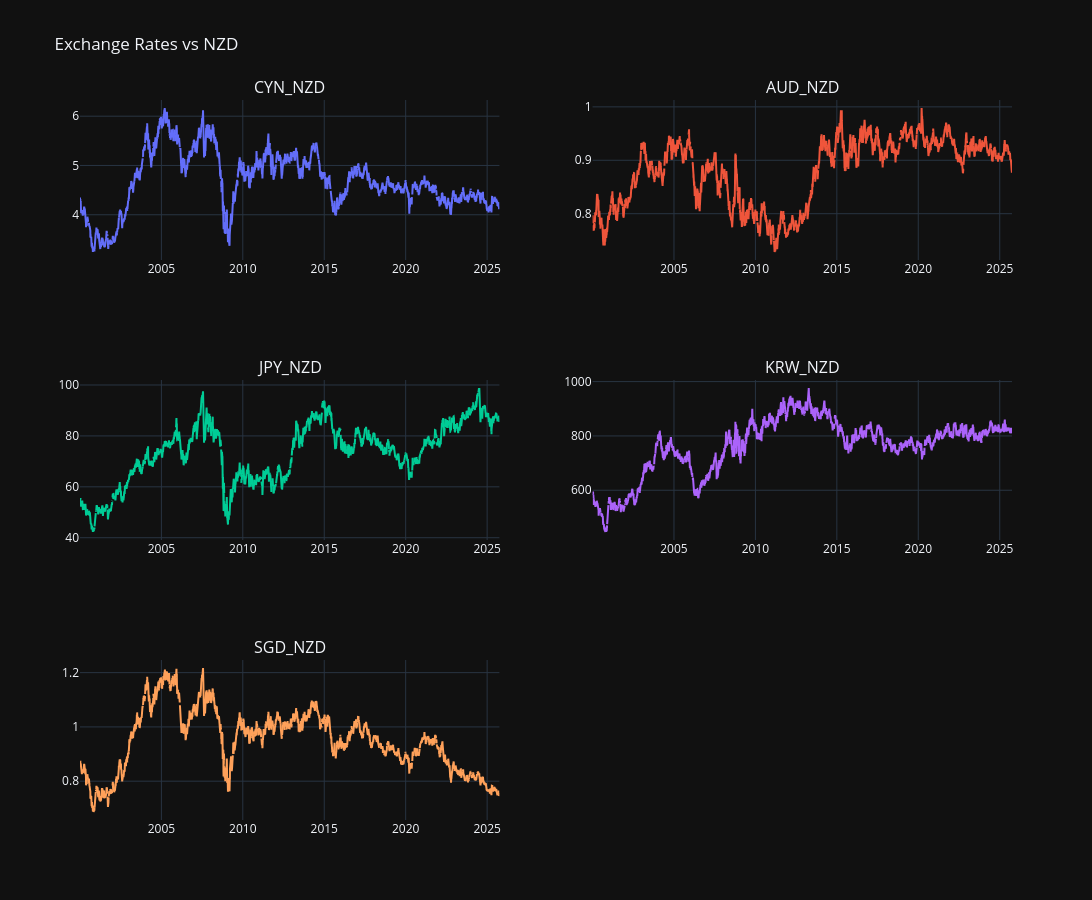

Source (notebook cell):
### Code cell
# Plot the cross rates against NZD
cross_rate_cols = ['CYN_NZD', 'AUD_NZD', 'JPY_NZD', 'KRW_NZD', 'SGD_NZD']

# Create subplot grid (3 rows x 2 columns so it fits 5 plots)
fig = make_subplots(rows=3, cols=2, subplot_titles=cross_rate_cols)

# Add each currency as its own subplot
for i, col in enumerate(cross_rate_cols):
    row = i // 2 + 1
    col_idx = i % 2 + 1
    fig.add_trace(
        go.Scatter(x=merged_exchange_rates_df["date"], y=merged_exchange_rates_df[col], name=col),
        row=row, col=col_idx
    )

# Update layout
fig.update_layout(
    height=900, width=1200,
    title_text="Exchange Rates vs NZD",
    showlegend=False
)

# Show interactive figure
fig.show()

### Figure 1 — Plotly figure (JSON) as saved in the notebook; plotly's stock layout.template omitted (floating-point values rounded to 4 significant figures; data arrays with more than 128 entries replaced by an {"elided": "..."} marker saying what was removed)
{"data": [{"name": "CYN_NZD", "x": {"elided": "6720 str values"}, "y": {"elided": "6720 float values"}, "type": "scatter", "xaxis": "x", "yaxis": "y"}, {"name": "AUD_NZD", "x": {"elided": "6720 str values"}, "y": {"elided": "6720 float values"}, "type": "scatter", "xaxis": "x2", "yaxis": "y2"}, {"name": "JPY_NZD", "x": {"elided": "6720 str values"}, "y": {"elided": "6720 float values"}, "type": "scatter", "xaxis": "x3", "yaxis": "y3"}, {"name": "KRW_NZD", "x": {"elided": "6720 str values"}, "y": {"elided": "6720 float values"}, "type": "scatter", "xaxis": "x4", "yaxis": "y4"}, {"name": "SGD_NZD", "x": {"elided": "6720 str values"}, "y": {"elided": "6720 float values"}, "type": "scatter", "xaxis": "x5", "yaxis": "y5"}], "layout": {"xaxis": {"anchor": "y", "domain": [0.0, 0.45]}, "yaxis": {"anchor": "x", "domain": [0.7778, 1.0]}, "xaxis2": {"anchor": "y2", "domain": [0.55, 1.0]}, "yaxis2": {"anchor": "x2", "domain": [0.7778, 1.0]}, "xaxis3": {"anchor": "y3", "domain": [0.0, 0.45]}, "yaxis3": {"anchor": "x3", "domain": [0.3889, 0.6111]}, "xaxis4": {"anchor": "y4", "domain": [0.55, 1.0]}, "yaxis4": {"anchor": "x4", "domain": [0.3889, 0.6111]}, "xaxis5": {"anchor": "y5", "domain": [0.0, 0.45]}, "yaxis5": {"anchor": "x5", "domain": [0.0, 0.2222]}, "xaxis6": {"anchor": "y6", "domain": [0.55, 1.0]}, "yaxis6": {"anchor": "x6", "domain": [0.0, 0.2222]}, "annotations": [{"font": {"size": 16}, "showarrow": false, "text": "CYN_NZD", "x": 0.225, "xanchor": "center", "xref": "paper", "y": 1.0, "yanchor": "bottom", "yref": "paper"}, {"font": {"size": 16}, "showarrow": false, "text": "AUD_NZD", "x": 0.775, "xanchor": "center", "xref": "paper", "y": 1.0, "yanchor": "bottom", "yref": "paper"}, {"font": {"size": 16}, "showarrow": false, "text": "JPY_NZD", "x": 0.225, "xanchor": "center", "xref": "paper", "y": 0.6111, "yanchor": "bottom", "yref": "paper"}, {"font": {"size": 16}, "showarrow": false, "text": "KRW_NZD", "x": 0.775, "xanchor": "center", "xref": "paper", "y": 0.6111, "yanchor": "bottom", "yref": "paper"}, {"font": {"size": 16}, "showarrow": false, "text": "SGD_NZD", "x": 0.225, "xanchor": "center", "xref": "paper", "y": 0.2222, "yanchor": "bottom", "yref": "paper"}], "title": {"text": "Exchange Rates vs NZD"}, "height": 900, "width": 1200, "showlegend": false}}
